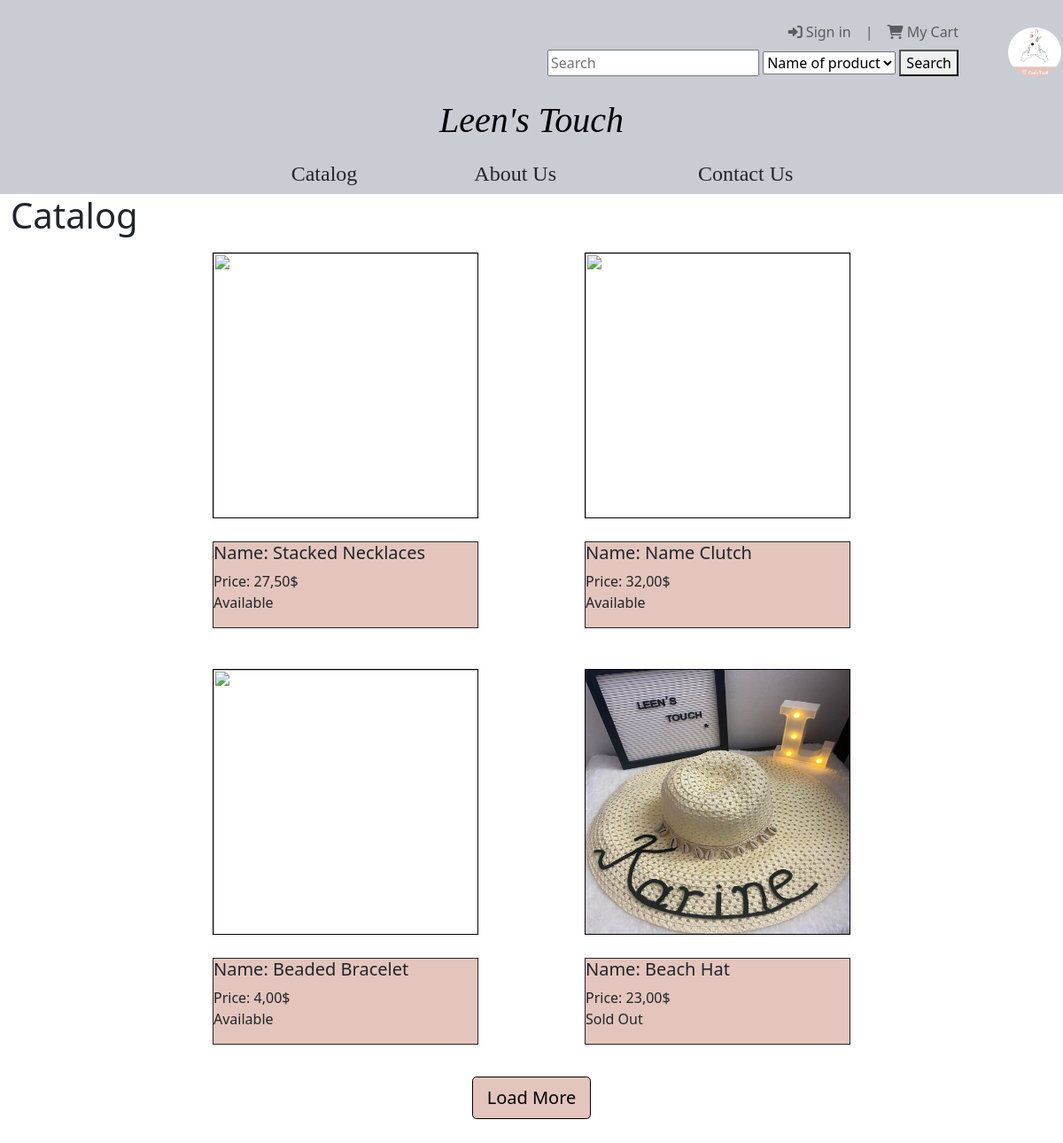
The app's page /Catalog with its own data.
### tables this page shows
CREATE TABLE `products` (
  `upc` int(13) NOT NULL,
  `product_name` varchar(50) NOT NULL,
  `product_type` varchar(25) NOT NULL,
  `description` varchar(500) NOT NULL,
  `price` double(10,2) NOT NULL,
  `image` varchar(100) NOT NULL,
  `colour` varchar(15) NOT NULL,
  `quantity` int(2) NOT NULL,
  `fulfill_time` int(2) NOT NULL
);

### app/controllers/Catalog.php (called while the page is built, shortened)
<?php
class Catalog extends Controller
{
    public function __construct()
    {
        $this->productModel = $this->model('productModel');
    }
    public function index(){
        $products = $this->productModel->getProducts();
        $data = [
            "products" => $products
        ];
        $this->view('Catalog/catalog',$data);
    }
}
?>

### app/core/app.php (called while the page is built, shortened)
<?php
    class App{
        protected $currentMethod = 'index';
        public function __construct()
        {
            $url = $this->parseURL();
            if(file_exists('../app/controllers/'.$url[0].'.php')){
                unset($url[0]);
            }
            $this->currentController = new $this->currentController;
            $this->params = $url ? array_values($url) : [];
            call_user_func_array([$this->currentController, $this->currentMethod], $this->params);
        }
        public function parseURL(){
            if(isset($_GET['url'])){
                $url = rtrim($_GET['url'], '/');
                $url = filter_var($url, FILTER_SANITIZE_URL);
                $url = explode('/',$url);
                return $url;
            }
        }
    }

### public/index.php (called while the page is built, shortened)
<?php
    $init = new App;
?>

### app/core/Model.php (called while the page is built, shortened)
<?php
class Model
{
    private $host = DB_HOST;
    private $user = DB_USER;
    private $pass = DB_PASS;
    private $dbname = DB_NAME;
    private $dbh;
    private $stmt;
    public function __construct()
    {
        $dsn = 'mysql:host=' . $this->host . ';dbname=' . $this->dbname;
        $options = array(
            PDO::ATTR_PERSISTENT => true,
            PDO::ATTR_ERRMODE => PDO::ERRMODE_EXCEPTION
        );
        try {
            $this->dbh = new PDO($dsn, $this->user, $this->pass, $options);
        } catch (PDOException $e) {
            $this->error = $e->getMessage();
            echo $this->error;
        }
    }
    public function query($sql)
    {
        $this->stmt = $this->dbh->prepare($sql);
    }
    public function execute()
    {
        return $this->stmt->execute();
    }
    public function getResultSet(){
        $this->execute();
        return $this->stmt->fetchAll(PDO::FETCH_OBJ);
    }
}

### app/models/productModel.php (called while the page is built, shortened)
<?php
    class productModel{
        public function __construct(){
            $this->db = new Model;
        }
        public function getProducts(){
            $this->db->query("SELECT * FROM products");
            return $this->db->getResultSet();
        }
    }
?>

### app/views/Catalog/catalog.php (the view, shortened to what this page needs)
<?php require APPROOT . '/views/includes/header.php';  ?>
<div class="container-fluid">
<h1>Catalog</h1>
<div class="product-container">
    <?php
    foreach($data['products'] as $product){
      echo '
        <div class="product-card">
          <div class=" product-image">
            <form method="get" action="/LeensTouch/Product">
               <input type="hidden" name="product_id" value="'.$product->upc.'">
               <input type="image" id="image" src="'.URLROOT.'/public/img/'.$product->image.'" class="product-thumb" alt="" >
            </form>
          </div>
          <div class="pb-3 product-info">
            <h5 class="product-brand">Name: '.$product->product_name.'</h2>
            <div class="price">Price: '.(number_format($product->price, 2, ',', ' ')).'$</div>
              '.(($product->quantity<'1')?'<div class="availability">Sold Out</div>':'<div class="availability">Available</div>'
              ).'
            </div>
          </div>
      ';
    }
    ?>
</div>
<button id = "loadMore" type="button" class="btn btn-primary btn-lg rounded-3 mx-auto mb-5" style="display: block; background-color:#e4c5bd; border: 1px solid #000000; color: #000000; ">
        Load More</button>
<?php require APPROOT . '/views/includes/footer.php'; ?>

### app/views/Catalog/catalog.php (style rules this page uses)
.product-card { height: 450px; width: 300px; margin: 10px 60px; display: none; animation: blur .8s ease-out ; }
.product-container { display: flex; flex-direction: row; flex-flow: row wrap; flex-wrap: wrap; justify-content: center; width: 100%; overflow: hidden; overflow-x: hidden; overflow-y: hidden; }
.product-thumb { height: 300px; width: 300px; margin-bottom: 10px; border:1px solid black; }
.product-info { border-style: solid; border-width: 1px; background-color:#e4c5bd; }

### records on screen
products: product_name "Stacked Necklaces", price "27,50", quantity "Available"
products: product_name "Name Clutch", price "32,00", quantity "Available"
products: product_name "Beaded Bracelet", price "4,00", quantity "Available"
products: product_name "Beach Hat", price "23,00", quantity "Sold Out"

### other values on screen
SITENAME "Leen's Touch"
